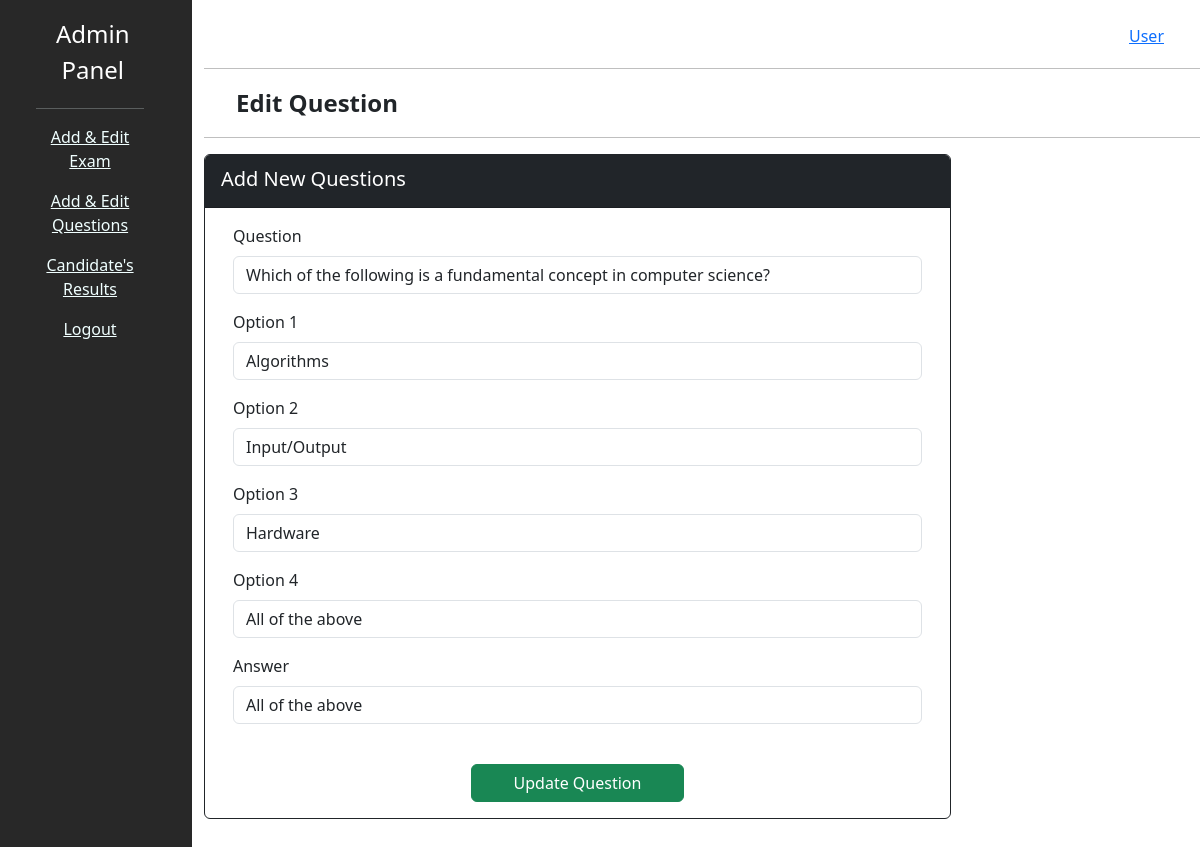
Page /admin/edit_option.php?id=1&id1=1 (signed in) on the committed database.
### tables this page shows
CREATE TABLE `questions` (
  `id` int(5) NOT NULL,
  `question_no` int(5) NOT NULL,
  `question` varchar(500) NOT NULL,
  `opt1` varchar(100) NOT NULL,
  `opt2` varchar(100) NOT NULL,
  `opt3` varchar(100) NOT NULL,
  `opt4` varchar(100) NOT NULL,
  `answer` varchar(100) NOT NULL,
  `category` varchar(100) NOT NULL
);

### admin/edit_option.php (the view, shortened to what this page needs)
<?php
include "header.php";
include "../connection.php";
    ?>
    <?php
$id = $_GET["id"];
$question = "";
$opt1 = "";
$opt2 = "";
$opt3 = "";
$opt4 = "";
$answer = "";
$res = mysqli_query($link, "select * from questions where id=$id");
while ($row = mysqli_fetch_array($res)) {
    $question = $row["question"];
    $opt1 = $row["opt1"];
    $opt2 = $row["opt2"];
    $opt3 = $row["opt3"];
    $opt4 = $row["opt4"];
    $answer = $row["answer"];
}
?>
<div class="col col-lg-10 right-part">
    <div class="container mt-4">
        <div class="row">
            <div class="col col-lg-11"></div>
            <div class="col col-lg-1">
                <nav aria-label="breadcrumb mt-2">
                    <ol class="breadcrumb">
                        <li class="breadcrumb-item"><a href="#">User</a></li>
                    </ol>
                </nav>
            </div>
        </div>
    </div>
    <hr class="line mt-1" style="color: black;">
    <p class="dash-heading">Edit Question</p>
    <hr class="line mt-1" style="color: black;">
    <form action="" name="form1" method="post">
        <div class="col col-lg-9">
            <div class="card border-dark mb-3">
                <div class="card-header bg-dark text-white">
                    <h5 class="mt-1">Add New Questions</h5>
                </div>
                <div class="card-body">
                    <div class="container">
                        <div class="row">
                            <div class="col col-lg-12">
                                Question
                                <input type="text" class="form-control mb-3 mt-2" aria-describedby="emailHelp"
                                    placeholder="Add Question" name="question" value="<?php echo $question; ?>">
                            </div>
                            <div class="col col-lg-12">
                                Option 1
                                <input type="text" class="form-control mb-3 mt-2" aria-describedby="emailHelp"
                                    placeholder="Add Option 1" name="opt1" value="<?php echo $opt1; ?>">
                            </div>
                            <div class="col col-lg-12">
                                Option 2
                                <input type="text" class="form-control mb-3 mt-2" aria-describedby="emailHelp"
                                    placeholder="Add Option 2" name="opt2" value="<?php echo $opt2; ?>">
                            </div>
                            <div class="col col-lg-12">
                                Option 3
                                <input type="text" class="form-control mb-3 mt-2" aria-describedby="emailHelp"
                                    placeholder="Add Option 3" name="opt3" value="<?php echo $opt3; ?>">
                            </div>
                            <div class="col col-lg-12">
                                Option 4
                                <input type="text" class="form-control mb-3 mt-2" aria-describedby="emailHelp"
                                    placeholder="Add Option 4" name="opt4" value="<?php echo $opt4; ?>">
                            </div>
                            <div class="col col-lg-12">
                                Answer
                                <input type="text" class="form-control mb-3 mt-2" aria-describedby="emailHelp"
                                    placeholder="Add Answer" name="answer" value="<?php echo $answer; ?>">
                            </div>
                            <div class="d-grid gap-2 col-4 mx-auto">
                                <button class="btn btn-success mt-4 " type="submit" name="submit1">Update
                                    Question</button>
                            </div>
                        </div>
                    </div>
                </div>
            </div>
        </div>
    </form>
</div>
<?php
include "footer.php";
?>

### admin/demo_style.css (style rules this page uses)
.right-part { height: 100rem; background-color: rgb(255, 255, 255); }
.line { color: azure; }
.dash-heading { margin-left: 2rem; font-weight: bold; font-size: 150%; }

### rows in the picture
questions: question "Which of the following is a fundamental concept in computer science?", opt1 "Algorithms", opt2 "Input/Output", opt3 "Hardware", opt4 "All of the above", answer "All of the above"
